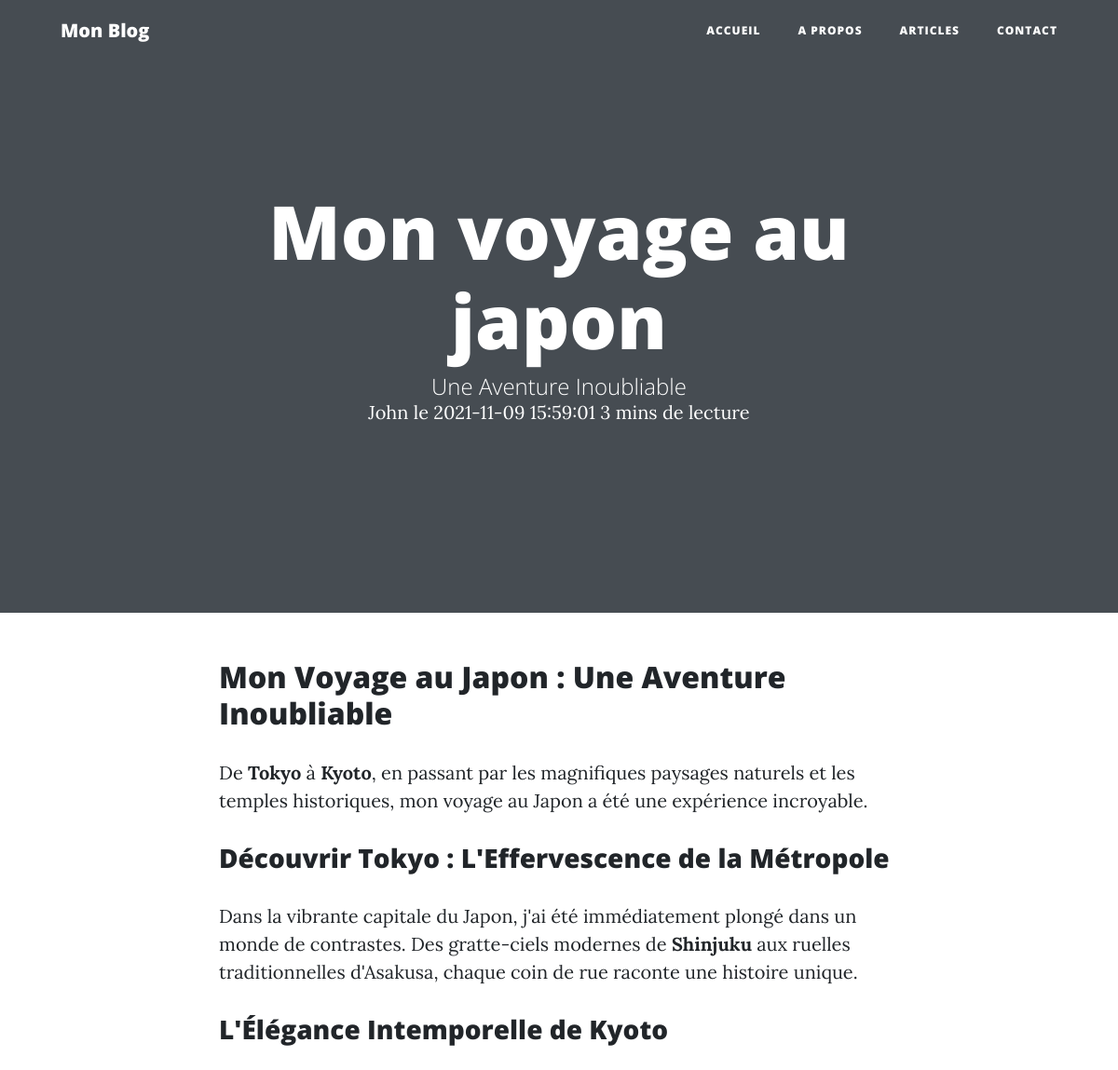
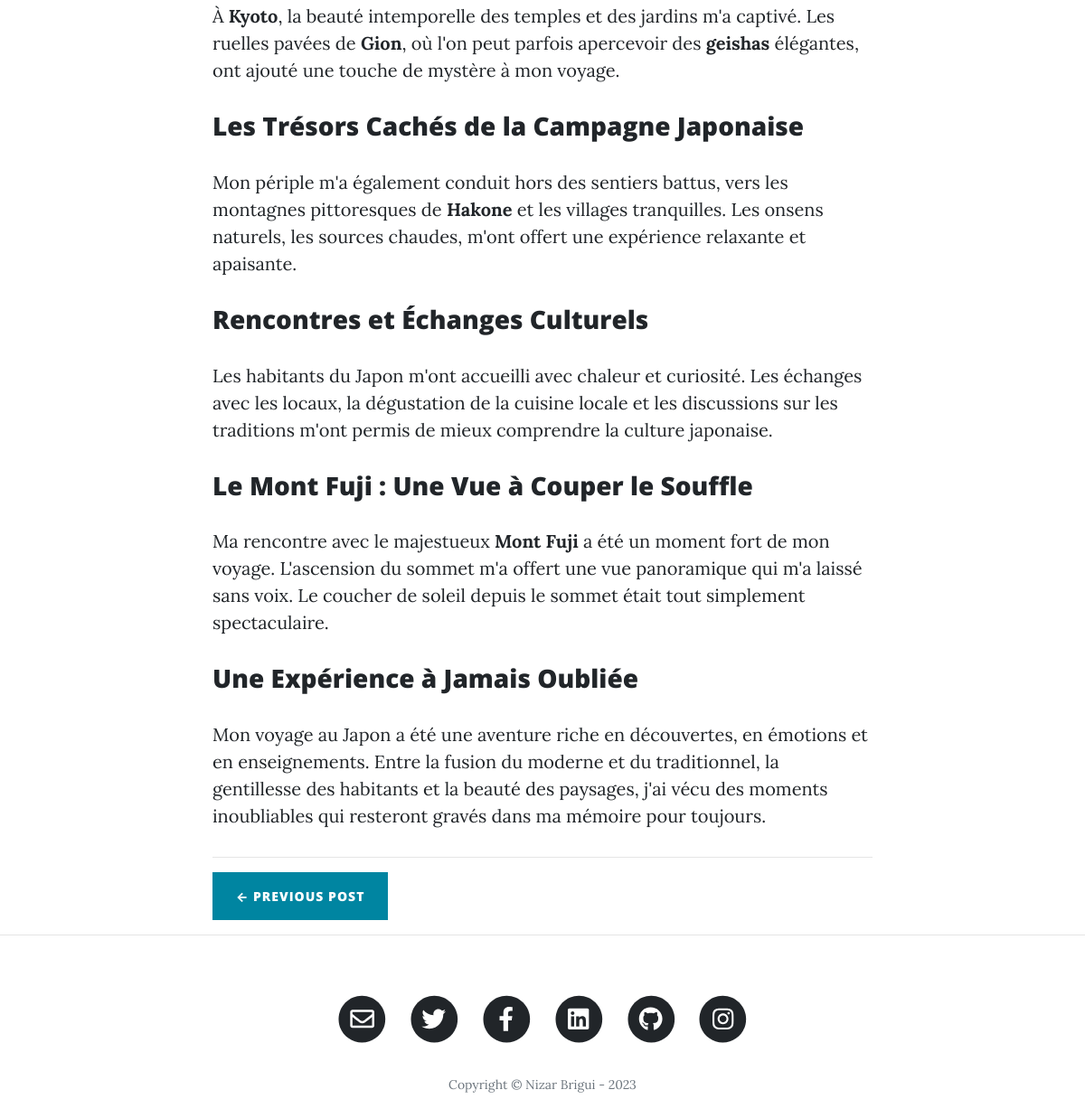
Screenshot of /articles?slug=mon-voyage-au-japon with the database file from the repository (2 pictures, top to bottom).
### tables this page shows
CREATE TABLE `articles` (
  `id` int NOT NULL,
  `title` varchar(255) NOT NULL,
  `slug` varchar(255) NOT NULL,
  `description` text NOT NULL,
  `content` text NOT NULL,
  `shortDescription` text NOT NULL,
  `createdAt` datetime NOT NULL,
  `updatedAt` datetime NOT NULL,
  `author` int NOT NULL
);

CREATE TABLE `users` (
  `id` int NOT NULL,
  `email` varchar(255) NOT NULL,
  `password` text NOT NULL,
  `firstname` varchar(255) DEFAULT NULL,
  `lastname` varchar(255) DEFAULT NULL,
  `createdAt` datetime NOT NULL DEFAULT CURRENT_TIMESTAMP,
  `updatedAt` datetime NOT NULL DEFAULT CURRENT_TIMESTAMP
);

### src/Core/BaseController.php (called while the page is built, shortened)
<?php
abstract class BaseController
{
    public function __construct(Container $container)
    {
        $this->container = $container;
    }
}

### src/Core/Container.php (called while the page is built, shortened)
<?php
class Container
{
    protected array $services;
    public function __construct()
    {
        $this->services = [];
    }
    public function has(string $name): bool
    {
        return isset($this->services[$name]);
    }
    public function add(string $name, $service): self
    {
        $this->services[$name] = $service;
        return $this;
    }
    public function get(string $name): mixed
    {
        return $this->services[$name];
    }
}

### src/Core/BaseTable.php (called while the page is built, shortened)
<?php
class BaseTable
{
    public function __construct(PDO $pdo)
    {
        $this->pdo = $pdo;
    }
}

### src/Table/ArticleTable.php (called while the page is built, shortened)
<?php
class ArticleTable extends BaseTable
{
    public function findPreviousNextBySlug(string $slug): array
    {
        $request = $this->pdo->prepare("SELECT articles.*,users.firstname,users.lastname FROM articles
    LEFT JOIN users ON users.id = articles.author
    WHERE slug = :slug");
        $request->bindParam(':slug', $slug);
        $request->setFetchMode(PDO::FETCH_CLASS, Article::class);
        $request->execute();
        $mainArticle = $request->fetch();
        $requestBefore = $this->pdo->prepare("SELECT articles.id,articles.createdAt,articles.slug,articles.description,articles.title FROM articles
    WHERE articles.id!=:id AND articles.createdAt > :createdAt
    ORDER BY articles.createdAt ASC
    LIMIT 1");
        $requestBefore->bindValue(':createdAt', $mainArticle->createdAt);
        $requestBefore->bindValue(':id', $mainArticle->id, PDO::PARAM_INT);
        $requestBefore->setFetchMode(PDO::FETCH_CLASS, Article::class);
        $requestBefore->execute();
        $previousArticle = $requestBefore->fetch();
        $requestAfter = $this->pdo->prepare("SELECT articles.id,articles.createdAt,articles.slug,articles.description,articles.title FROM articles
    WHERE articles.createdAt < :createdAt AND articles.id!=:id
    ORDER BY articles.createdAt DESC
    LIMIT 1");
        $requestAfter->bindValue(':createdAt', $mainArticle->createdAt);
        $requestAfter->bindValue(':id', $mainArticle->id);
        $requestAfter->setFetchMode(PDO::FETCH_CLASS, Article::class);
        $requestAfter->execute();
        $nextArticle = $requestAfter->fetch();
        $articles = [
            'previous' => $previousArticle,
            'main' => $mainArticle,
            'next' => $nextArticle,
        ];
        return $articles;
    }
}

### src/Controller/ArticlesController.php (called while the page is built, shortened)
<?php
class ArticlesController extends BaseController
{
    public function run(): string
    {
        if (isset($_GET['slug'])) {
            $articles = $this->container->get(ArticleTable::class)->findPreviousNextBySlug($_GET['slug']);
            return $this->container->get(View::class)->render('layout/page.tpl', [
                'articles' => $articles,
                'pageTitle' =>  $articles['main']->title,
            ]);
        };
        $articles = $this->container->get(ArticleTable::class)->findLastTen();
        return $this->container->get(View::class)->render('articles', [
            'articles' => $articles,
            'pageTitle' => 'les derniers articles',
            'pageTitleDescription' => 'mes derniers voyages',
            'pageBackground' => '/assets/img/bg-articles.jpg'
        ]);
    }
}

### src/Core/Router.php (called while the page is built, shortened)
<?php
class Router
{
    protected array $controllers;
    public function __construct(array $controllers)
    {
        $this->controllers = $controllers;
    }
    public function start(string $method, string $uri, mixed $queryString): string
    {
        foreach ($this->controllers as $controller) {
            if ($controller->supports($method, $uri)) {
                return $controller->run($uri = null, $queryString = null);
            }
        }
        throw new Exception("Oops, il n'y a pas de controller qui semble fonctionner pour l'uri $uri :/");
    }
}

### src/Core/View.php (called while the page is built, shortened)
<?php
class View
{
    protected string $templateDir;
    public function __construct(string $templateDir)
    {
        $this->templateDir = $templateDir;
    }
    public function render(string $template, array $variables = []): string
    {
        extract($variables);
        $filename = "{$this->templateDir}/$template.php";
        require_once  "{$this->templateDir}/layout/_includes/head.tpl.php";
        require_once  "{$this->templateDir}/layout/_includes/navbar.tpl.php";
        require_once  $filename;
        require_once  "{$this->templateDir}/layout/_includes/footer.tpl.php";
        return ob_get_clean();
    }
}

### templates/layout/page.tpl.php (the view, shortened to what this page needs)
<? $article = $articles['main'] ?>
<? if (file_exists('/app/public/assets/img/bg-' . $article->slug . '.jpg')) : ?>
  <header class="masthead" style="background-image: url(<?= '/assets/img/bg-' . $article->slug . '.jpg' ?>)">
  <? else : ?>
    <header class="masthead">
    <? endif ?>
    <div class="overlay"></div>
    <div class="container">
      <div class="row">
        <div class="col-lg-8 col-md-10 mx-auto">
          <div class="page-heading">
            <h1><?= $article->title ?></h1>
            <? if ($article->shortDescription) : ?>
              <span class="subheading"><?= $article->shortDescription ?></span>
            <? endif ?>
            <span class="meta"><? if (isset($article->author)) : ?>
                <?= $article->firstname ?>
              <? else : ?>
                anonyme
              <? endif ?>
              le
              <?= $article->createdAt ?>
              <? include __DIR__ . '/_includes/read_time.tpl.php' ?>
            </span>
          </div>
        </div>
      </div>
    </div>
    </header>
    <div class="container">
      <div class="row">
        <div class="col-lg-8 col-md-10 mx-auto">
          <?= $article->content ?>
          <hr>
          <div class="clearfix">
            <? if ($articles['previous'] != null) : ?>
              <a class="btn btn-primary float-left" href="articles?slug=<?= $articles['previous']->slug ?>" data-toggle="tooltip" data-placement="top" title="<?= $articles['previous']->title ?>">&larr; Previous<span class="d-none d-md-inline">
                  Post</span></a>
            <? endif ?>
          </div>
        </div>
      </div>
    </div>

### rows the page displays
articles: title "Mon voyage au japon", shortDescription "Une Aventure Inoubliable", author.firstname "John", createdAt "2021-11-09 15:59:01", content "Mon Voyage au Japon : Une Aventure Inoubliable De Tokyo à Kyoto , en passant par les magnifiques paysages naturels et les temples historiques, mon voyage au Japon a été une expérience incroyable. Découvrir Tokyo : L'Effervescence de la Métropole Dans la vibrante capitale du Japon, j'ai été immédiatement plongé dans un monde de contrastes. Des gratte-ciels modernes de Shinjuku aux ruelles traditionnelles d'Asakusa, chaque coin de rue raconte une histoire unique. L'Élégance Intemporelle de Kyoto À Kyoto , la beauté intemporelle des temples et des jardins m'a captivé. Les ruelles pavées de Gion , où l'on peut parfois apercevoir des geishas élégantes, ont ajouté une touche de mystère à mon…"

### other values shown
$siteTitle "Mon Blog"
$words "3"
